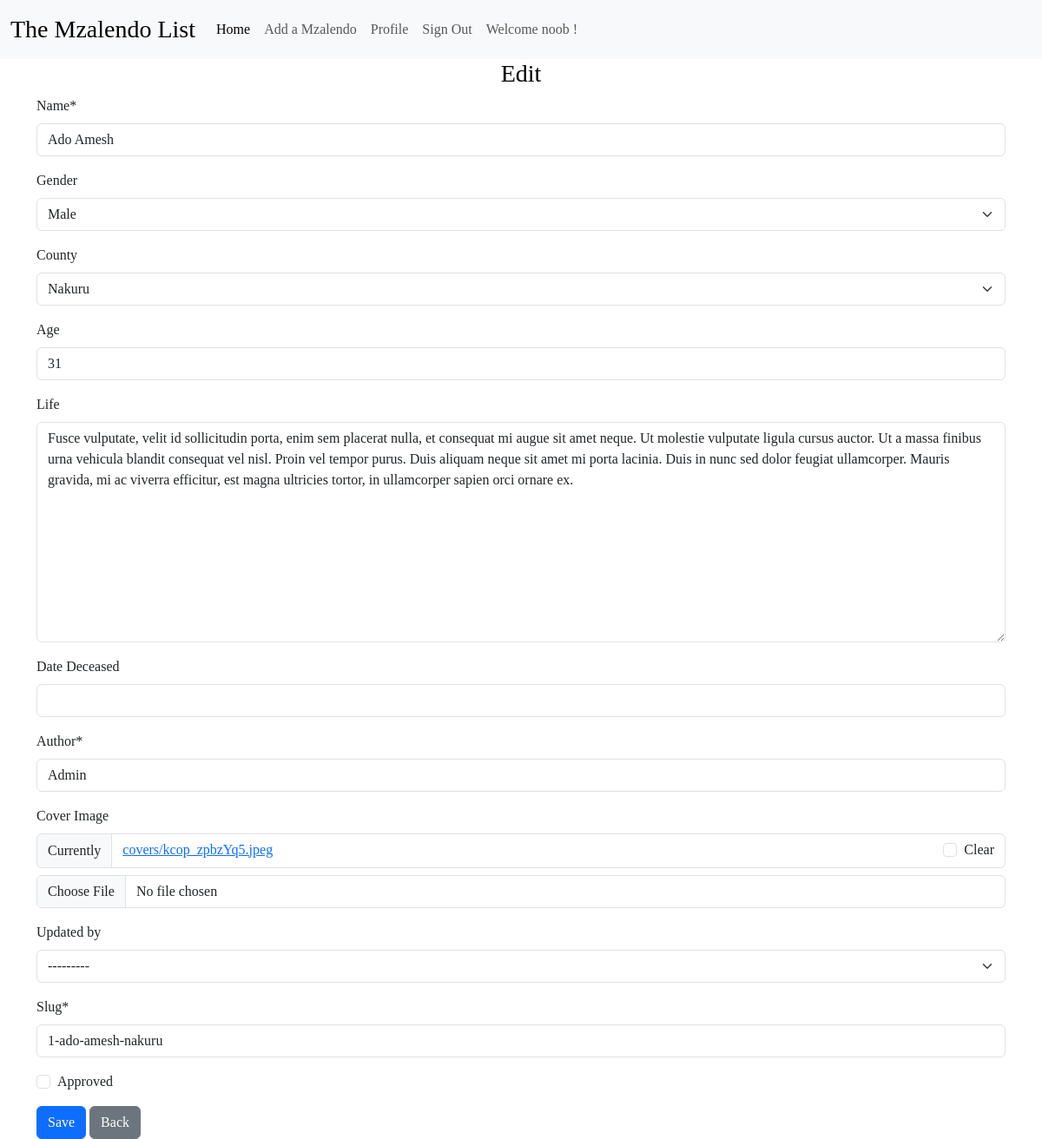
/mzalendo/13/edit (signed in), run on the app's committed database.
### home/models.py (models this page shows, shortened)
class Mzalendo(models.Model):
    name = models.CharField(max_length=200)
    gender = models.CharField(max_length=50, choices=SEX, blank=True, null=True)
    county = models.CharField(max_length=150, choices=COUNTIES, blank=True, null=True)
    age = models.IntegerField(blank=True, null=True)
    life = models.TextField(blank=True, null=True)
    dod = models.DateField('Date Deceased', blank=True, null=True)
    author = models.CharField(max_length=255)
    cover = models.ImageField(upload_to="covers/", blank=True, verbose_name="Cover Image")
    image_thumbnail = ImageSpecField(source='cover',
                                      processors=[ResizeToFill(150, 150)],
                                      format='JPEG',
                                      options={'quality': 60})
    date_created = models.DateTimeField(auto_now_add=True, editable=False)
    updated_by = models.ForeignKey(
        User, on_delete=models.CASCADE, related_name="mzalendo_updatedby", null=True, blank=True
    )
    hit_count_generic = GenericRelation(
                HitCount,
                object_id_field='object_pk',
                related_query_name='hit_count_generic_relation'
                )
    objects = CustomMzalendoManager()
    def generate_slug(instance):
        return f"{instance.age}-{instance.name}-{instance.county}"
    slug = AutoSlugField(unique=True, always_update=False, populate_from=generate_slug)
    updated_at = models.DateTimeField(auto_now=True, editable=False)
    approved = models.BooleanField(default=False)
    class Meta:
        ordering = ['-date_created']

### home/views.py (the view)
@method_decorator([login_required], name='dispatch')
class MzalendoEdit(UpdateView):
    model = Mzalendo
    fields = '__all__'
    template_name = 'partials/edit.html'
    success_url = reverse_lazy("mzalendo:mzalendo_list")

### home/models.py (called while the page is built)
    def get_queryset(self):
        return super().get_queryset().order_by('-date_created')

### home/templates/partials/edit.html (shortened to what this page needs)
{% extends "../base.html" %}
{% load crispy_forms_tags %}
{% block content %}
    {% include "../navbar.html" %}
    <h3 style="text-align: center;color: #000;">Edit</h3>
    <div class="container">
    <form action="{% url 'mzalendo:mzalendo_edit' mzalendo.pk %}" method="post">
        {% load crispy_forms_tags %}
        {{ form|crispy }}
        <button class="btn btn-primary" type="submit">Save</button>
        <a class="btn btn-secondary" href="{% url 'mzalendo:mzalendo_detail' mzalendo.pk %}">Back</a>
    </form>
    </div>
{% endblock %}

### home/templates/navbar.html (shortened to what this page needs)
<nav class="navbar navbar-expand-lg bg-body-tertiary mx-auto">
    <div class="container-fluid">
      <a class="navbar-brand logo fs-3" href="#">The Mzalendo List</a>
      <div class="collapse navbar-collapse" id="navbarNavDropdown">
        <ul class="navbar-nav">
        {% if request.user.is_authenticated %}
            <li class="nav-item">
                <a class="nav-link active" aria-current="page" href="{% url 'mzalendo:mzalendo_list' %}">Home</a>
            </li>
            <li class="nav-item">
                <a class="nav-link" href="{% url 'mzalendo:mzalendo_create' %}">Add a Mzalendo</a>
            </li>
            <li class="nav-item">
                <a class="nav-link" href="{% url 'mzalendo:profile' %}">  Profile </a>
            </li>
            <li class="nav-item">
                <a class="nav-link" href="/logout">  Sign Out </a>
            </li>
            <li class="nav-item ml-auto">
                <a class="nav-link">Welcome {{ request.user }} !</a>
            </li>
        {% endif %}
        </ul>
      </div>
    </div>
  </nav>

### home/static/css/main.css (style rules this page uses)
* { margin: 0; padding: 0; box-sizing: border-box; font-family: "Georgia", Georgia Bold; }

### data on the page
Mzalendo: name "Ado Amesh", gender "Male", county "Nakuru", age "31", life "Fusce vulputate, velit id sollicitudin porta, enim sem placerat nulla, et consequat mi augue sit amet neque. Ut molestie vulputate ligula cursus auctor. Ut a massa finibus urna vehicula blandit consequat vel nisl. Proin vel tempor purus. Duis aliquam neque sit amet mi porta lacinia. Duis in nunc sed dolor feugiat ullamcorper. Mauris gravida, mi ac viverra efficitur, est magna ultricies tortor, in ullamcorper sapien orci ornare ex.", author "Admin", updated_by "---------", slug "1-ado-amesh-nakuru"

### other printed values
{{ request.user }} "noob"
